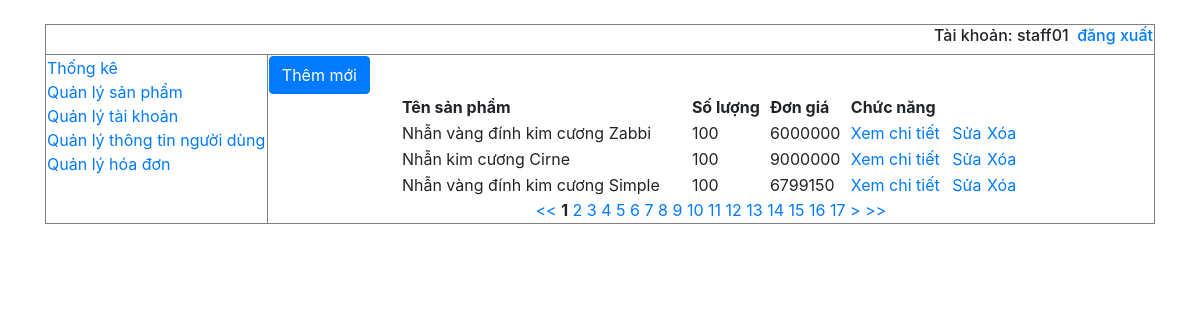
The app's page /QLDA/Admin/index.php?chucnang=hien_thi_sp&maquyen=xsp (signed in) with its own data.
### tables this page shows
CREATE TABLE `sanpham` (
  `IDSanPham` int(11) NOT NULL,
  `TenSanPham` varchar(50) NOT NULL,
  `IDLoaiSP` int(11) NOT NULL DEFAULT 999,
  `DonGia` int(11) NOT NULL,
  `HinhAnh` varchar(50) NOT NULL,
  `TrongLuong` varchar(50) NOT NULL,
  `TenDaQuy` varchar(50) NOT NULL,
  `SoLuongDQ` int(11) NOT NULL,
  `TrongLuongDQ` varchar(50) NOT NULL,
  `HinhDang` varchar(50) NOT NULL,
  `LoaiVang` varchar(50) NOT NULL,
  `TrongLuongVang` varchar(50) NOT NULL,
  `SoLuongSP` int(11) NOT NULL
);

### QLDA/Admin/HienThi/sanpham/hienthitoanbosanpham.php (the view, shortened to what this page needs)
<?php
	$rowsPerPage = 3;
	$offset =($_GET['page']-1)*$rowsPerPage;
	$sql = "SELECT * FROM sanpham LIMIT ".$offset.",".$rowsPerPage;
	$result = mysqli_query($conn,$sql);
	echo '<a href="?chucnang=them_moi_sp&maquyen=tsp" class="btn btn-xs btn-primary">Thêm mới</a>';
	echo "<table align='center' width='620px'>";
	echo "	<tr>
				<th>Tên sản phẩm</th>
				<th>Số lượng</th>
				<th>Đơn giá</th>
				<th colspan='3'>Chức năng</th>
			</tr>";
	if(mysqli_num_rows($result)<>0)
	{
		while($rows = mysqli_fetch_array($result))
		{
			$link = "&masp=".$rows['IDSanPham'];
			echo '<tr>';
			echo '<td>'.$rows['TenSanPham'].'</td>';
			echo '<td>'.$rows['SoLuongSP'].'</td>';
			echo '<td>'.$rows['DonGia'].'</td>';
			echo '<td><a href="?chucnang=chi_tiet_san_pham'.$link.'&maquyen=xctsp">Xem chi tiết</a></td>';
			echo '<td><a href="?chucnang=sua_san_pham'.$link.'&maquyen=ssp">Sửa</a></td>';
			echo '<td><a href="?chucnang=xoa_san_pham'.$link.'&maquyen=dsp">Xóa</a></td>';
			echo '</tr>';
		}
	}
	echo '</table>';
	$res = mysqli_query($conn,"SELECT * FROM sanpham");
	$numRows = mysqli_num_rows($res);
	$maxPage = floor($numRows/$rowsPerPage) + 1;
	echo '<div align="center">';
	$link = "index.php?chucnang=hien_thi_sp&maquyen=xsp&page=";
	echo "<a href='".$link."1'> << </a> ";
	for ($i=1 ; $i<=$maxPage ; $i++)
	{
		if ($i == $_GET['page'])
		{
			echo '<b>'.$i.'</b> ';
		}
		else
		echo " <a href=".$link.$i.">".$i."</a> ";
	}
	if ($_GET['page'] < $maxPage)
	{
		echo "<a href='".$link.($_GET['page']+1)."'> > </a>";
	}
	echo "<a href=".$link.$maxPage."> >> </a> ";
	echo '</div>';
?>

### records on screen
sanpham: TenSanPham "Nhẫn vàng đính kim cương Zabbi", SoLuongSP "100", DonGia "6000000"
sanpham: TenSanPham "Nhẫn kim cương Cirne", SoLuongSP "100", DonGia "9000000"
sanpham: TenSanPham "Nhẫn vàng đính kim cương Simple", SoLuongSP "100", DonGia "6799150"

### other values on screen
$_SESSION['username'] "staff01"
